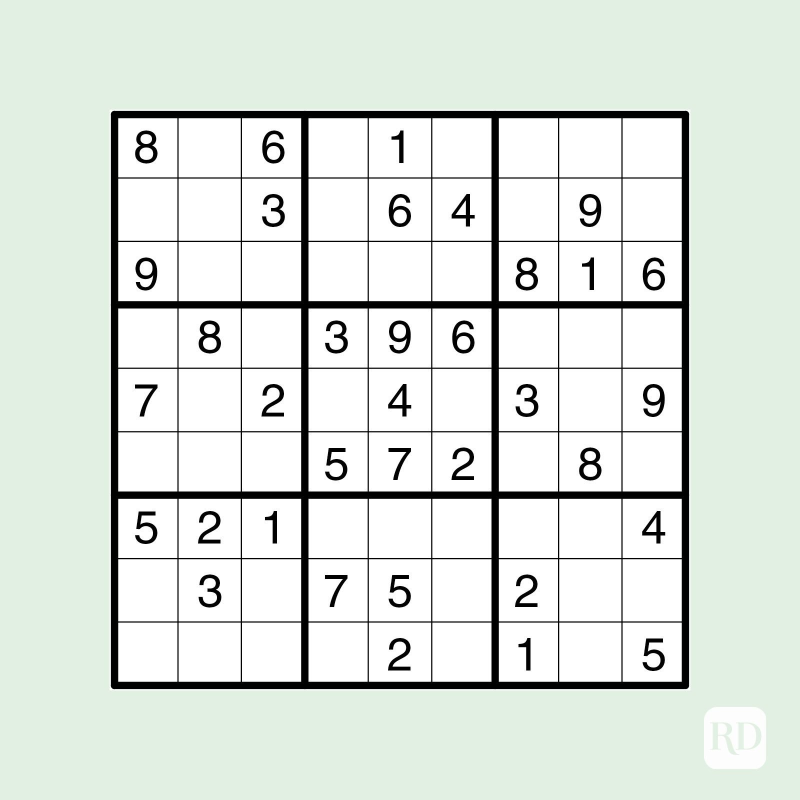
#> input picture Test_Images/Sudoku.png, 1600 x 1600 px (shown at 1/2 size)
$ python -i image_methods.py   (imports and definitions only)
#> lines starting #> are read from the running program, lines starting #| are printed output that depends on the picture; after the words box and inside, x2 and y2 are one past the last pixel; in counts of white or black regions, pixels touching at a corner belong together
#> further down, picture is the input picture: shape (1600, 1600, 3); mean B, G, R 221.5, 227.7, 221.1
import cv2
import numpy as np

def preProcessing(img):
    imgGray = cv2.cvtColor(img, cv2.COLOR_BGR2GRAY)
    imgBlur = cv2.GaussianBlur(imgGray, (5,5), 1)
    imgThreshold = cv2.adaptiveThreshold(imgBlur, 255, 1, 1, 11, 2)
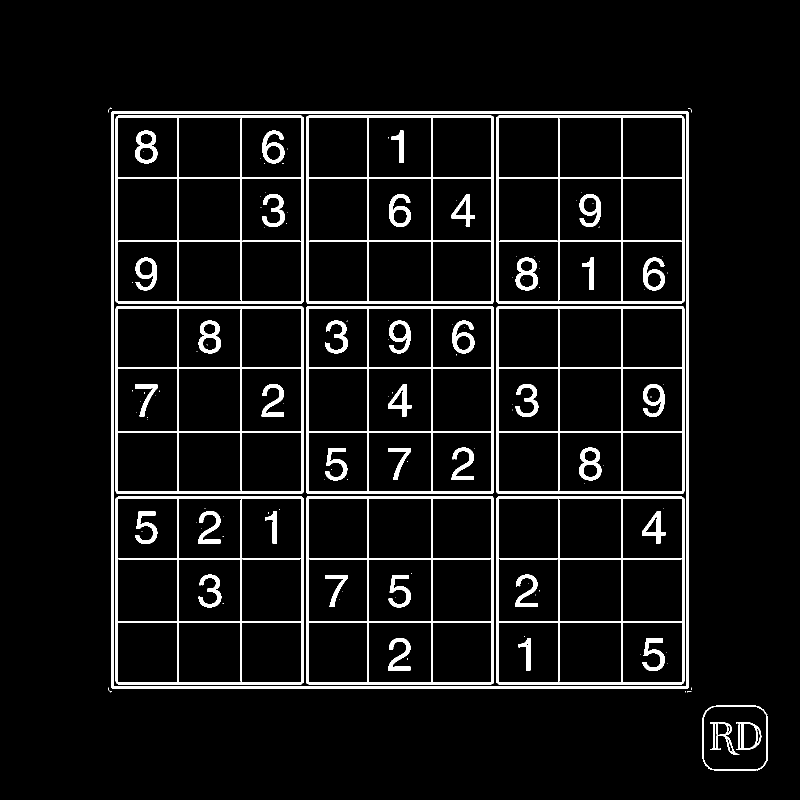
#> imgThreshold: shape (1600, 1600) (shown at 1/2 size); 7% white; 136 white regions (88 under 20 px), largest, box (x1, y1, x2, y2) and area: (222, 222, 1378, 1378) 23006, (231, 231, 608, 608) 13053, (992, 231, 1369, 608) 13053
    return imgThreshold


# [121 lines left out: functions listProcessing, reverse_listProcessing, getPrediction, biggestContour, reorder, split_Boxes and 3 more, not called in this run]

>>> import cv2
>>> picture = cv2.imread('../Test_Images/Sudoku.png')
>>> result = preProcessing(picture)

$ run again, on Test_Images/puzzle.png
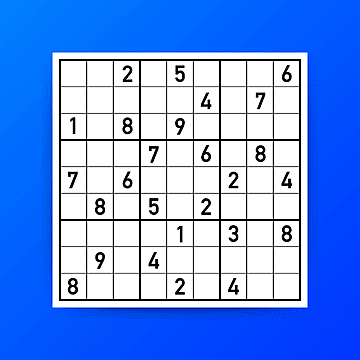
#> input picture Test_Images/puzzle.png, 360 x 360 px
#> picture is the input picture: shape (360, 360, 3); mean B, G, R 236.5, 154.2, 111
#> in preProcessing, `imgBlur = cv2.GaussianBlur(imgGray, (5,5), 1)`:
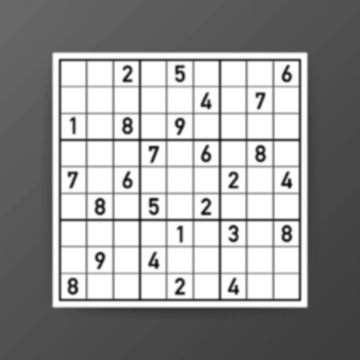
#> imgBlur: shape (360, 360); min 8, max 255, mean 150.7
#> in preProcessing, `imgThreshold = cv2.adaptiveThreshold(imgBlur, 255, 1, 1, 11, 2)`:
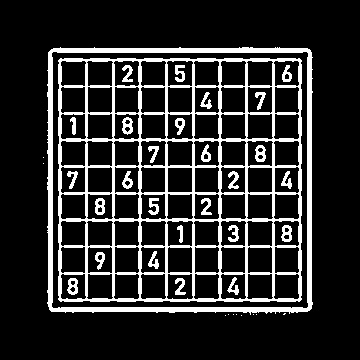
#> imgThreshold: shape (360, 360); 16.7% white; 38 white regions (10 under 20 px), largest, box (x1, y1, x2, y2) and area: (58, 58, 302, 302) 13754, (47, 47, 313, 315) 5220, (255, 145, 266, 162) 125
